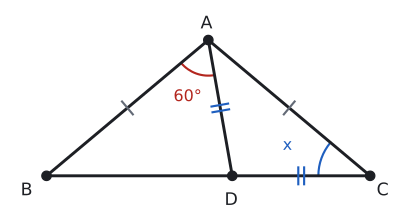

The script that drew this image:
import sys; sys.path.insert(0, "tools")
from cizim import *

def centik(ax, P, Q, n=1, renk=SOLUK, L=0.13, ara=0.09):
    """[PQ] kenarının ortasına n çentik (eş kenar işareti)."""
    P, Q = np.asarray(P, float), np.asarray(Q, float)
    u = (Q - P) / np.linalg.norm(Q - P); v = np.array([-u[1], u[0]]); M = (P + Q) / 2
    for k in range(n):
        c = M + (k - (n - 1) / 2) * ara * u
        ax.plot(*zip(c - L * v, c + L * v), color=renk, lw=1.6)

def olc(K, P, Q):
    a, b = np.asarray(P) - K, np.asarray(Q) - K
    return round(float(np.degrees(np.arccos(np.dot(a, b) / np.linalg.norm(a) / np.linalg.norm(b)))), 3)

def dik(ax, K, P, Q, k=0.25, renk=YAZI):
    a = (np.asarray(P) - K) / np.linalg.norm(np.asarray(P) - K); b = (np.asarray(Q) - K) / np.linalg.norm(np.asarray(Q) - K)
    ax.plot(*zip(K + k * a, K + k * (a + b), K + k * b), color=renk, lw=1.3)

# |AB| = |AC|, m(A) = 40, m(B) = m(C) = 70.
# Alıştırma 6: |AB| = |AC|, D ∈ [BC], |AD| = |DC|, m(BAD) = 60, m(C) = x = 40.
L = 5.0
B = np.array([0.0, 0.0]); C = np.array([L, 0.0]); A = np.array([L / 2, L / 2 * np.tan(np.radians(40))])
M = (A + C) / 2; n = np.array([-(C - A)[1], (C - A)[0]])  # AC'nin orta dikmesi x eksenini D'de keser
D = M + (-M[1] / n[1]) * n
print("AB", np.linalg.norm(A - B), "AC", np.linalg.norm(A - C), "AD", np.linalg.norm(A - D), "DC", np.linalg.norm(D - C))
print("BAD", olc(A, B, D), "C", olc(C, A, B), "DAC", olc(A, D, C), "BAC", olc(A, B, C))
fig, ax = sekil(5.4, 2.8)
ax.set_aspect("equal"); ax.axis("off")
ax.plot(*zip(B, C, A, B), color=YAZI); ax.plot(*zip(A, D), color=YAZI)
centik(ax, A, B); centik(ax, A, C)
centik(ax, A, D, 2, renk=MAVI); centik(ax, D, C, 2, renk=MAVI)
nokta(ax, *A, "A", dx=-0.12, dy=0.18); nokta(ax, *B, "B", dx=-0.4, dy=-0.3); nokta(ax, *C, "C", dx=0.1, dy=-0.3)
nokta(ax, *D, "D", dx=-0.12, dy=-0.45)
aci(ax, A, B, D, r=0.55, ad="60°", renk=KIRMIZI)
aci(ax, C, A, B, r=0.8, ad="x", renk=MAVI)
ax.set_xlim(-0.6, L + 0.6); ax.set_ylim(-0.6, A[1] + 0.5)
kaydet(fig, __file__)
